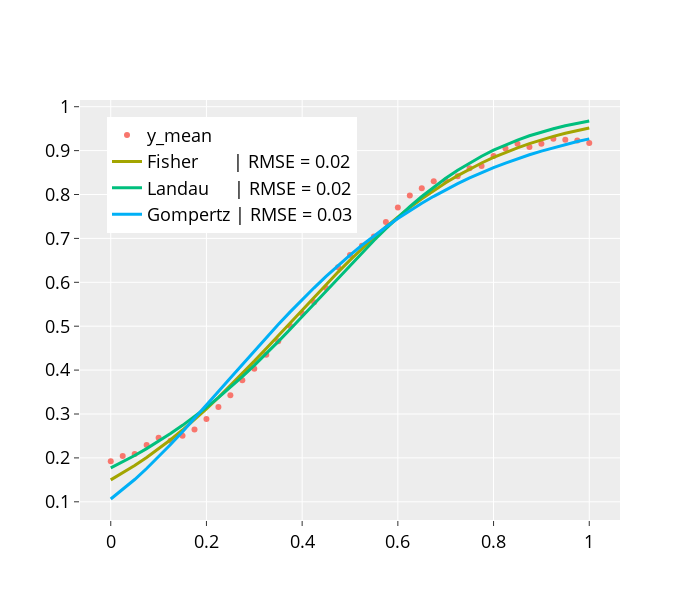

The notebook cell this image was saved under:
### Code cell
fig = go.Figure()

fig.add_trace(go.Scatter(x = x, y = y_mean, mode="markers", name="y_mean"))
fig.add_trace(go.Scatter(x = x, y = y_fisher, mode="lines", name=f"Fisher       | RMSE = {rmse_fisher:.2f}"))
fig.add_trace(go.Scatter(x = x, y = y_landau, mode="lines", name=f"Landau     | RMSE = {rmse_landau:.2f}"))
fig.add_trace(go.Scatter(x = x, y = y_gompertz, mode="lines", name=f"Gompertz | RMSE = {rmse_gompertz:.2f}"))

fig.update_layout(template="ggplot2", width=700, height=600,legend=dict(x=0.05, y=0.96, orientation='v'))
fig.update_layout(font = dict(size=18, color='black'))
fig.update_traces(line={'width': 3})
